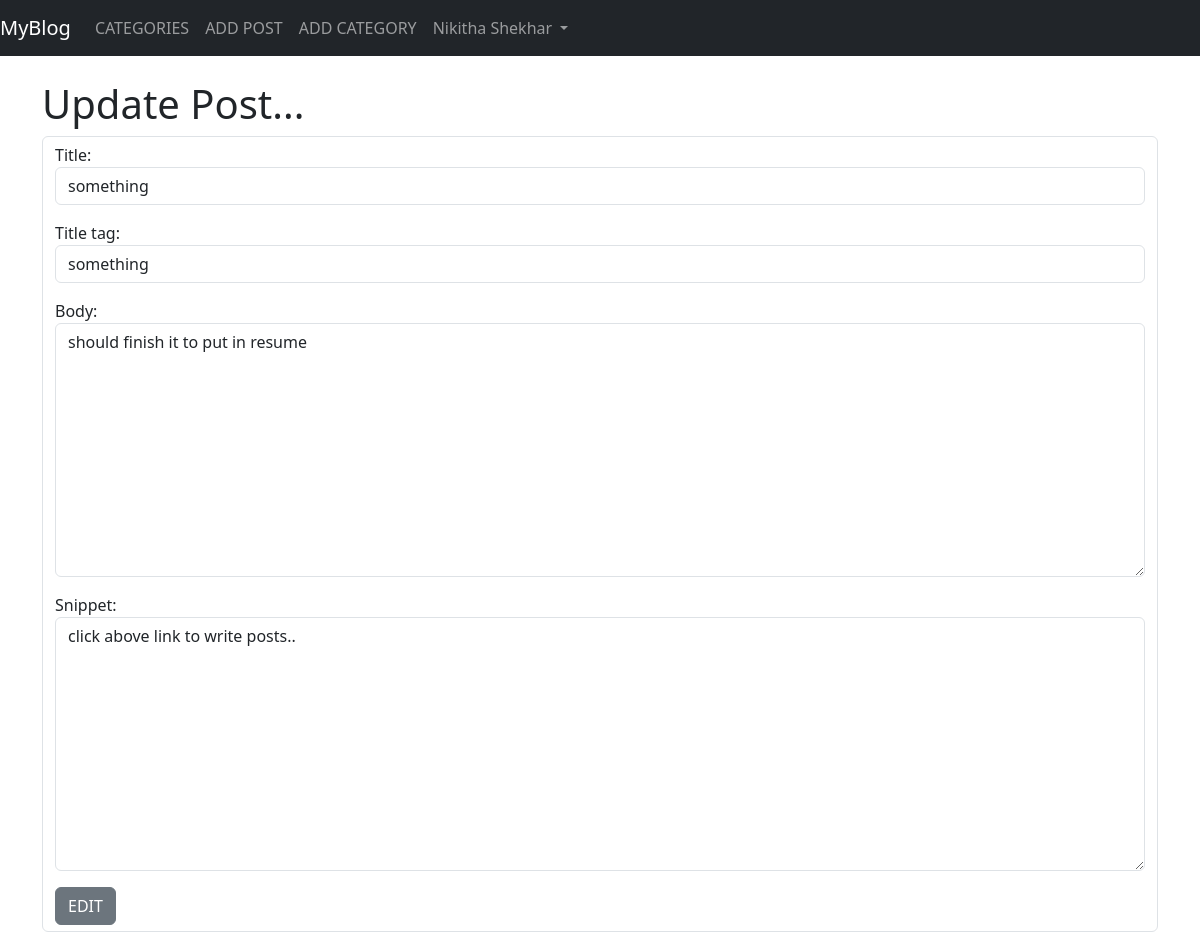
Page /article/edit/2 (signed in) on the committed database.
### Trish/models.py (models this page shows, shortened)
class Post(models.Model):
    title = models.CharField(max_length = 255)
    header_image = models.ImageField(null = True, blank = True, upload_to = "images/")
    title_tag = models.CharField(max_length = 255)
    author = models.ForeignKey(User, on_delete = models.CASCADE)
    body = RichTextField(blank = True, null = True)
    post_date = models.DateField(auto_now_add = True)
    category = models.CharField(max_length = 255)
    snippet = models.CharField(max_length = 255)
    likes = models.ManyToManyField(User, related_name = 'blog_posts')

### Trish/views.py (the view)
# urls.py: path('article/edit/<int:pk>', EditPost.as_view(), name = "edit_post"),
class EditPost(UpdateView):
    model = Post
    form_class = EditForm
    template_name = 'edit_Post.html'

### Trish/forms.py
class EditForm(forms.ModelForm):
    class Meta:
        model = Post
        fields = ('title', 'title_tag', 'body', 'snippet')
        widgets={
            'title': forms.TextInput(attrs={'class':'form-control'}),
            'title_tag': forms.TextInput(attrs={'class':'form-control'}),
            'body': forms.Textarea(attrs = {'class': 'form-control'}),
            'snippet': forms.Textarea(attrs = {'class': 'form-control'}),
        }

### Trish/Templates/edit_post.html (shortened to what this page needs)
{% extends 'base.html' %}
{% block content%}
<br>
<h1>Update Post...</h1>
{% if user.is_authenticated %}
<table>
    <div class="form-control">
        <form method="post">
            {{ form.as_p }}
            <button class="btn btn-secondary">EDIT</button>
        </form>
    </div>
</table>
{% endif %}
{% endblock %}

### Trish/Templates/base.html (shortened to what this page needs)
<!doctype html>
<html lang="en">
  <head>
    <link href="https://cdn.jsdelivr.net/npm/bootstrap@5.3.0-alpha3/dist/css/bootstrap.min.css" rel="stylesheet">
  </head>
  <body>
    <nav class="navbar navbar-expand-lg navbar-dark bg-dark">
        <a class="navbar-brand" href="{% url 'home' %}">  MyBlog</a>
        <div class="collapse navbar-collapse" id="navbarSupportedContent">
          <ul class="navbar-nav mr-auto">
            {% if cat_menu %}
            <li class="nav-item dropdown">
            <a class="nav-link dropdown-toggle" href="#" role="button" data-bs-toggle="dropdown" aria-expanded="false">
            CATEGORIES
            </a>
            <ul class="dropdown-menu">
            {% for item in cat_menu %}
            <li><a class="dropdown-item" href="{% url 'category' item|slugify %}">{{ item }}</a></li>
            {% endfor %}
            </ul>
            </li>
            {% else %}
            <li class="nav-item">
              <a class="nav-link" href="{% url 'category-list' %}">CATEGORIES</a>
            </li>
            {% endif %}
            {% if user.is_authenticated %}
            <li class="nav-item">
              <a class="nav-link" href="{% url 'addBlog' %}">ADD POST</a>
            </li>
            <li class="nav-item">
              <a class="nav-link" href="{% url 'addCat' %}">ADD CATEGORY</a>
            </li>
            {% endif %}
          </ul>
          {% if user.is_authenticated %}
          <ul class="navbar-nav ml-auto">
            <li class="nav-item dropdown">
              <a class="nav-link dropdown-toggle" href="#" role="button" data-bs-toggle="dropdown" aria-expanded="false">
                {{ user.first_name }} {{ user.last_name }}
              </a>
            </li>
          </ul>
          {% endif %}
        </div>
      </nav>
    <div class="container">
        {% block content %}
        {% endblock %}
    </div>
  </body>
</html>

### rows in the picture
Post: title "something", title_tag "something", body "should finish it to put in resume", snippet "click above link to write posts.."

### other values in the picture
{{ user.first_name }} "Nikitha"
{{ user.last_name }} "Shekhar"
